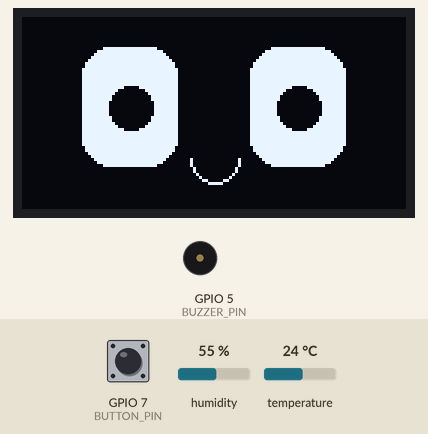
Simulated run of this sketch. Board: ESP32-C3. Shown: 128×64 one-colour display, buzzer (waves = sounding, pin HIGH). The inputs (shaded band) are chosen by the test bench; at power-on: GPIO 7 (BUTTON_PIN) HIGH, humidity 55 %, temperature 24 °C. The local clock reads 2024-03-15 10:24:30 at power-on unless the sketch sets it; EEPROM starts erased.

Above: at 1.2 s.
1.3 s: GPIO 7 (BUTTON_PIN) pulled LOW for 3.2 s
At 5.0 s:
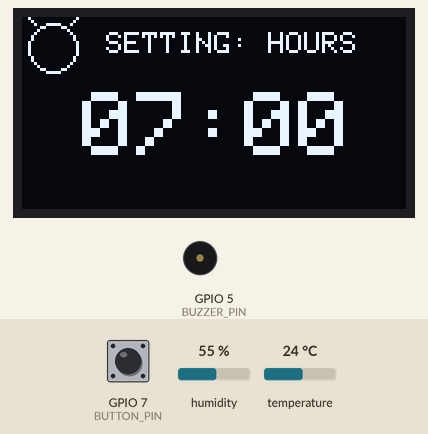
10.9 s: GPIO 7 (BUTTON_PIN) pulled LOW for 3.2 s
At 16.6 s:
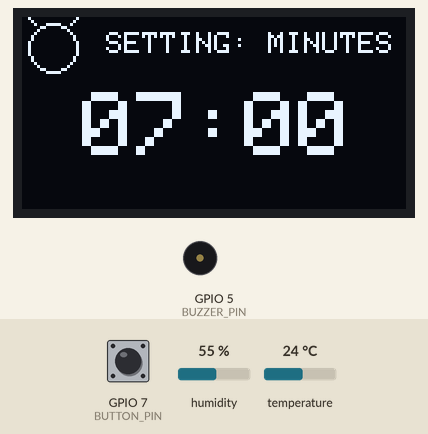
19.6 s: GPIO 7 (BUTTON_PIN) pulled LOW for 3.2 s
At 23.1 s:
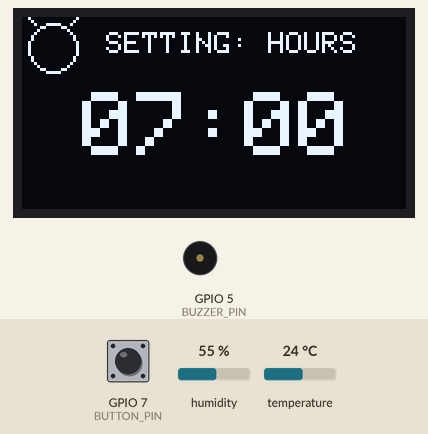
Timing chart, 0 to 24.6 s (numbered marks = the images above; inputs shaded):
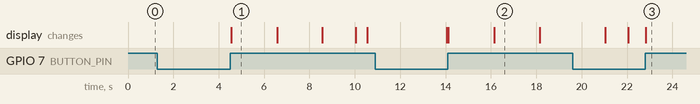

Measured:
- after the input at 1.3 s, the display: changes after 3.2 s (image 1)
- after the input at 10.9 s, the display: first differs from a run without the input after 3.2 s (image 2 shows a later state)
- after the input at 19.6 s, the display: first differs from a run without the input after 3.2 s (image 3)
- what the display in image 1 shows lasts 2.1 s, from 4.5 s to 6.6 s

The sketch:

Desk_Buddy.ino
```cpp
#include <Wire.h>
#include <Adafruit_GFX.h>
#include <Adafruit_SH110X.h>
#include <RTClib.h>
#include <DHT.h>
#include <Preferences.h>
#include <math.h>

// --- Pin Definitions ---
#define SDA_PIN 8
#define SCL_PIN 9
#define DHT_PIN 3
#define BUZZER_PIN 5
#define BUTTON_PIN 7
#define i2c_Address 0x3c

Adafruit_SH1106G display = Adafruit_SH1106G(128, 64, &Wire, -1);
RTC_DS3231 rtc;
DHT dht(DHT_PIN, DHT22);
Preferences prefs;

enum AppState { FACE_TIME, DATA_DISPLAY, ALARM_CONFIG };
AppState currentState = FACE_TIME;
enum ConfigStep { SET_H, SET_M };
ConfigStep currentStep = SET_H;

// --- USER CONFIGURATION (Timing) ---
unsigned long animationTime    = 10000;
unsigned long infoTime         = 3500;
unsigned long alarmTriggerTime = 3000;  // How long to hold for SET ALARM (3s)
unsigned long alarmCooldown    = 2000;  // Ignore button for 2s after stopping buzzer

// --- Global Variables ---
float t = 0, h = 0;
int alH = 7, alM = 0;
bool isRinging = false;
unsigned long lastActionTime = 0;
unsigned long lastInputTime  = 0;
unsigned long lastSensors    = 0;
unsigned long btnTimer       = 0;

const char* daysOfWeek[] = {"Sun", "Mon", "Tue", "Wed", "Thu", "Fri", "Sat"};

void setup() {
  Wire.begin(SDA_PIN, SCL_PIN);
  Wire.setClock(400000);
  display.begin(i2c_Address, true);
  rtc.begin();
  dht.begin();
  pinMode(BUZZER_PIN, OUTPUT);
  pinMode(BUTTON_PIN, INPUT_PULLUP);

  prefs.begin("chronos", false);
  alH = prefs.getInt("alH", 7);
  alM = prefs.getInt("alM", 0);

  display.clearDisplay();
  display.setTextColor(SH110X_WHITE);
}

// ---------------------------------------------------------
// ICON PRIMITIVES (🌡️, 💧, ⏰, 📅)
// ---------------------------------------------------------

void drawThermometer(int x, int y) {
  display.drawRoundRect(x+2, y, 4, 10, 2, 1);
  display.fillCircle(x+4, y+10, 3, 1);
  display.drawLine(x+4, y+3, x+4, y+8, 0);
}

void drawDroplet(int x, int y) {
  display.fillCircle(x, y, 4, 1);
  display.fillTriangle(x-4, y, x+4, y, x, y-8, 1);
}

void drawCalendarIcon(int x, int y) {
  display.drawRect(x, y, 14, 12, 1);
  display.drawLine(x, y+3, x+14, y+3, 1);
  display.drawPixel(x+3, y-1, 1);
  display.drawPixel(x+11, y-1, 1);
}

void drawAlarmIcon(int x, int y, bool vibrating) {
  int offX = vibrating ? (millis() % 6) - 3 : 0;
  int curX = x + offX;
  display.drawCircle(curX, y, 8, 1);
  display.drawLine(curX-6, y-8, curX-9, y-11, 1);
  display.drawLine(curX+6, y-8, curX+9, y-11, 1);
  if(vibrating) {
    display.drawLine(curX-12, y-5, curX-15, y-8, 1);
    display.drawLine(curX+12, y-5, curX+15, y-8, 1);
  }
}

void drawAnalogClock(int h, int m, int s) {
  int cx = 64, cy = 32, r = 26;
  display.drawCircle(cx, cy, r, 1);
  float mAngle = (m * 6) * M_PI / 180.0 - M_PI / 2.0;
  display.drawLine(cx, cy, cx + cos(mAngle)*20, cy + sin(mAngle)*20, 1);
  float hAngle = (h * 30 + m / 2.0) * M_PI / 180.0 - M_PI / 2.0;
  display.drawLine(cx, cy, cx + cos(hAngle)*14, cy + sin(hAngle)*14, 1);
}

// ---------------------------------------------------------
// REPAIRED BUTTON HANDLER (Precision Timing)
// ---------------------------------------------------------

void handleButton() {
  static bool lastBtnState = HIGH;
  bool currentBtnState = digitalRead(BUTTON_PIN);

  if (lastBtnState == HIGH && currentBtnState == LOW) {
    btnTimer = millis();
    if (isRinging) {
      isRinging = false;
      digitalWrite(BUZZER_PIN, LOW);
      lastActionTime = millis(); // Cooldown starts
    }
  }

  if (lastBtnState == LOW && currentBtnState == HIGH) {
    unsigned long duration = millis() - btnTimer;

    // 1. Check Cooldown
    if (millis() - lastActionTime < alarmCooldown) {
      return;
    }

    // 2. Process based on duration vs alarmTriggerTime
    if (duration >= alarmTriggerTime) {
      currentState = ALARM_CONFIG;
      currentStep = SET_H;
      lastInputTime = millis();
    }
    else if (duration > 50 && currentState == ALARM_CONFIG) {
      if (currentStep == SET_H) alH = (alH + 1) % 24;
      else alM = (alM + 1) % 60;
      lastInputTime = millis();
    }
  }
  lastBtnState = currentBtnState;
}

// ---------------------------------------------------------
// DATA OVERLAY (6 Screen Cycle)
// ---------------------------------------------------------

void drawDataOverlay() {
  DateTime now = rtc.now();
  unsigned long timer = (millis() % (infoTime * 6));
  display.setTextSize(2);

  if (timer < infoTime) { // 1. DIGITAL
    display.setCursor(15, 25); display.printf("%02d:%02d:%02d", now.hour(), now.minute(), now.second());
  } else if (timer < infoTime * 2) { // 2. ANALOG
    drawAnalogClock(now.hour(), now.minute(), now.second());
  } else if (timer < infoTime * 3) { // 3. DATE
    drawCalendarIcon(12, 25); display.setCursor(32, 15); display.print(daysOfWeek[now.dayOfTheWeek()]);
    display.setCursor(32, 40); display.printf("%02d/%02d", now.day(), now.month());
  } else if (timer < infoTime * 4) { // 4. TEMP
    drawThermometer(20, 20); display.setCursor(45, 25); display.printf("%.1f C", t);
  } else if (timer < infoTime * 5) { // 5. HUMIDITY
    drawDroplet(25, 35); display.setCursor(45, 25); display.printf("%.0f %%", h);
  } else { // 6. ALARM STATUS
    drawAlarmIcon(25, 32, false); display.setCursor(45, 25); display.printf("%02d:%02d", alH, alM);
  }
}

// ---------------------------------------------------------
// MAIN LOOP
// ---------------------------------------------------------

void loop() {
  handleButton();
  DateTime now = rtc.now();
  if (now.hour() == alH && now.minute() == alM && now.second() == 0) isRinging = true;

  if (isRinging) {
    digitalWrite(BUZZER_PIN, (millis() / 200) % 2);
    display.clearDisplay();
    drawAlarmIcon(64, 32, true); // Vibrating Alarm ⏰
    display.display();
    return;
  }

  display.clearDisplay();
  if (currentState == ALARM_CONFIG) {
    drawAlarmIcon(10, 10, false);
    display.setTextSize(1); display.setCursor(28, 5);
    display.print(currentStep == SET_H ? "SETTING: HOURS" : "SETTING: MINUTES");
    display.setTextSize(3); display.setCursor(20, 25); display.printf("%02d:%02d", alH, alM);

    // Auto-advance logic (2 seconds idle)
    if (millis() - lastInputTime > 2000) {
      if (currentStep == SET_H) { currentStep = SET_M; lastInputTime = millis(); }
      else { prefs.putInt("alH", alH); prefs.putInt("alM", alM); currentState = FACE_TIME; }
    }
  }
  else {
    unsigned long totalCycle = animationTime + (infoTime * 6);
    unsigned long timer = millis() % totalCycle;

    if (timer < animationTime) {
      // Buddy Expressions (Idle, Cat, Wink)
      int fm = (millis() / 5000) % 3;
      int lx=20, rx=76, ey=10;
      if(fm==0){ display.fillRoundRect(lx,ey,32,40,10,1); display.fillRoundRect(rx,ey,32,40,10,1); display.fillCircle(lx+16,ey+20,7,0); display.fillCircle(rx+16,ey+20,7,0); }
      else if(fm==1){ display.fillRoundRect(lx-4,ey+12,40,18,8,1); display.fillRoundRect(rx-4,ey+12,40,18,8,1); display.fillCircle(lx+16,ey+21,5,0); display.fillCircle(rx+16,ey+21,5,0); }
      else { display.fillRoundRect(lx,ey,32,40,10,1); display.fillCircle(lx+16,ey+20,7,0); for(int i=0;i<3;i++) display.drawLine(rx,ey+15+i,rx+25,ey+23+i,1); }
      display.drawCircle(64, 47, 8, 1); display.fillRect(54, 37, 20, 10, 0); // Mouth
    } else {
      drawDataOverlay();
    }
  }

  if (millis() - lastSensors > 2000) { t = dht.readTemperature(); h = dht.readHumidity(); lastSensors = millis(); }
  display.display();
}
```
